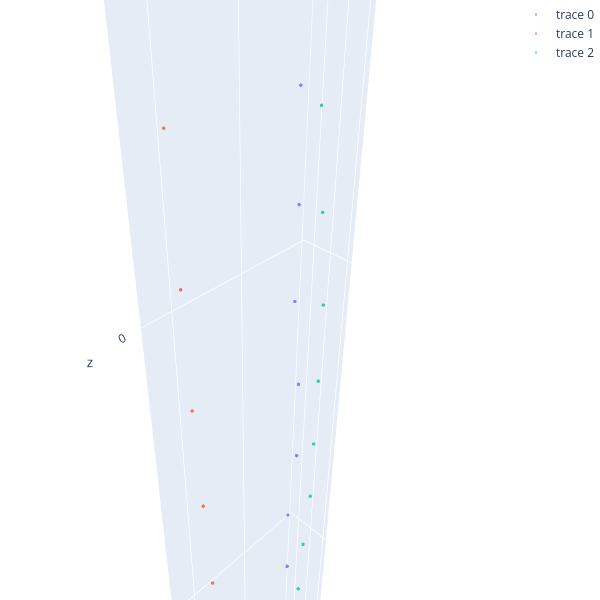

The notebook cell saved with this chart:
### Code cell
import plotly
import plotly.graph_objs as go
import numpy as np

plotly.offline.init_notebook_mode()
data = []
for coords3d in all3dcoords:
    trace = go.Scatter3d(x=coords3d[:,0], y=coords3d[:,1], z=coords3d[:,2], mode='markers', marker={'size': 2,'opacity': 0.8})
    data.append(trace)

layout = go.Layout(margin={'l': 0, 'r': 0, 'b': 0, 't': 0},scene=dict(aspectmode='data'),height=600,width=600)
plot_figure = go.Figure(data=data, layout=layout,)
plotly.offline.iplot(plot_figure)
